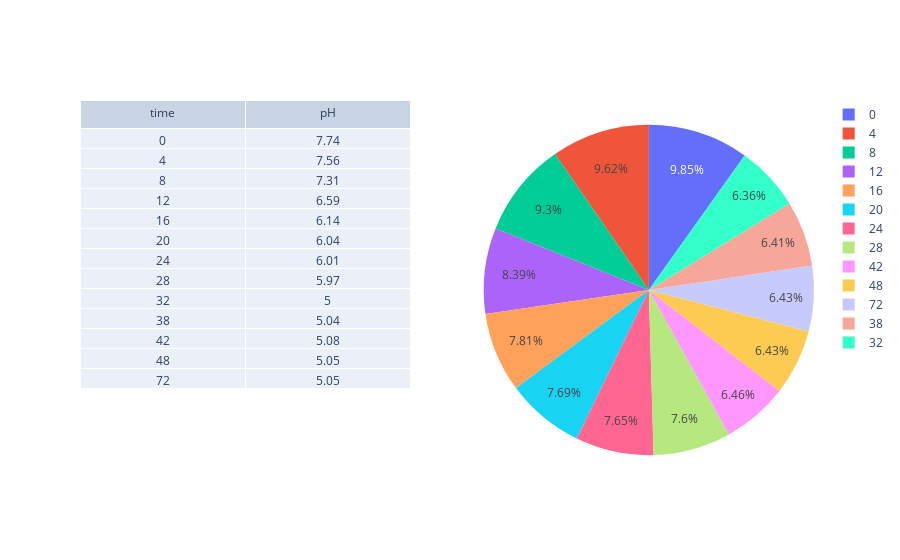

The cell this chart's notebook holds for it:
### Code cell
# sample data
file = '/Users/julia/bacterialGrowth_thesis/Data/experiments/101/101.1/1/pH_file.txt'
df = pd.read_csv(file, sep=" ")
print(df)

fig = make_subplots(rows=1, cols=2, specs=[[{"type":"table"},{"type":"pie"}]])
fig = fig.add_trace(go.Table(cells={"values":df.T.values}, header={"values":df.columns}), row=1,col=1)
fig.add_trace(px.pie(df, names="time", values="pH").data[0], row=1, col=2)

### Figure 1 — Plotly figure (JSON) as saved in the notebook; plotly's stock layout.template omitted (floating-point values rounded to 4 significant figures)
{"data": [{"cells": {"values": [[0, 4, 8, 12, 16, 20, 24, 28, 32, 38, 42, 48, 72], [7.74, 7.56, 7.31, 6.59, 6.14, 6.04, 6.01, 5.97, 5, 5.04, 5.08, 5.05, 5.05]]}, "domain": {"x": [0, 0.45], "y": [0, 1]}, "header": {"values": ["time", "pH"]}, "type": "table"}, {"domain": {"x": [0.55, 1], "y": [0, 1]}, "hovertemplate": "time=%{label}<br>pH=%{value}<extra></extra>", "labels": [0, 4, 8, 12, 16, 20, 24, 28, 32, 38, 42, 48, 72], "legendgroup": "", "name": "", "showlegend": true, "type": "pie", "values": [7.74, 7.56, 7.31, 6.59, 6.14, 6.04, 6.01, 5.97, 5, 5.04, 5.08, 5.05, 5.05]}], "layout": {}}
